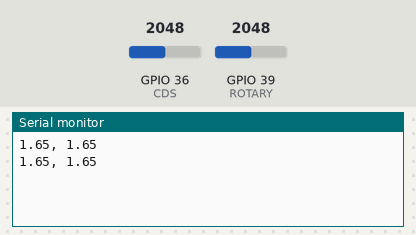
Simulated run of this sketch. Board: ESP32. Shown: the last lines printed to the serial monitor. The test bench sets the inputs (shaded band); at power-on: GPIO 36 (CDS) = 2048, GPIO 39 (ROTARY) = 2048.

Above: at 1.8 s.
1.9 s: GPIO 36 (CDS) set to 2866
At 2.8 s:
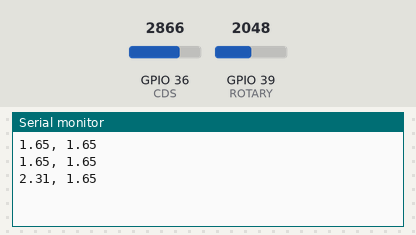
3.4 s: GPIO 39 (ROTARY) set to 2866
At 4.7 s:
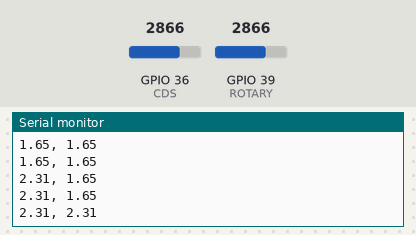
4.9 s: GPIO 36 (CDS) set to 3603
At 5.6 s:
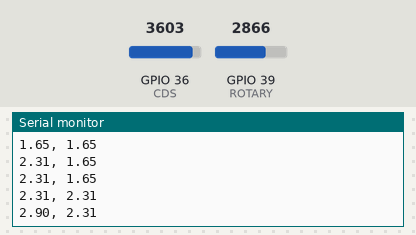
6.4 s: GPIO 39 (ROTARY) set to 3603
At 7.8 s:
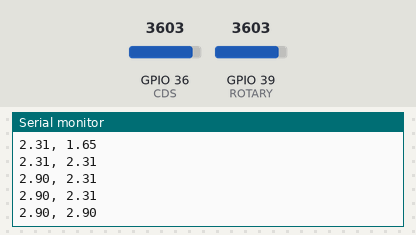
Timing chart, 0 to 8.9 s (numbered marks = the images above; inputs shaded):
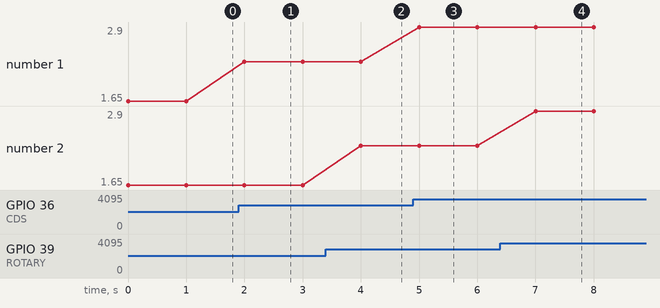

Measured:
- after the input at 1.9 s, the serial monitor: prints a new line after 0.10 s (image 1)
- after the input at 3.4 s, the serial monitor: prints a new line after 0.60 s (image 2)
- after the input at 4.9 s, the serial monitor: prints a new line after 0.10 s (image 3)
- after the input at 6.4 s, the serial monitor: prints a new line after 0.60 s (image 4)
- plotted number 1: 1.65 → 2.31 after the input at 1.9 s, 2.31 → 2.9 after the input at 4.9 s

The sketch:

cds_rotary.ino
```cpp
#define CDS 36
#define ROTARY 39

void setup() {
  // put your setup code here, to run once:
  Serial.begin(115200);
}

void loop() {
  float cdsv = 3.3*analogRead(CDS)/4095.0;
  float rotaryv = 3.3*analogRead(ROTARY)/4095.0;

  Serial.print(cdsv);
  Serial.print(", ");
  Serial.print(rotaryv);
  Serial.print("\n");
  delay(1000);
}
```
